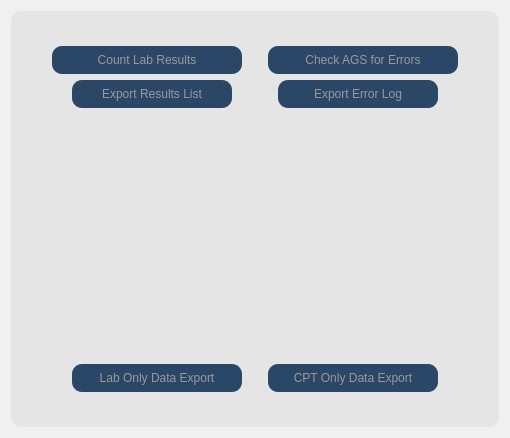
      <widget class="QWidget" name="tab_2">
       <property name="sizePolicy">
        <sizepolicy hsizetype="MinimumExpanding" vsizetype="MinimumExpanding">
         <horstretch>0</horstretch>
         <verstretch>0</verstretch>
        </sizepolicy>
       </property>
       <property name="minimumSize">
        <size>
         <width>400</width>
         <height>325</height>
        </size>
       </property>
       <property name="styleSheet">
        <string notr="true">QWidget {
	background: #f0f0f0;
	border: 0;
}</string>
       </property>
       <attribute name="title">
        <string>Count Results and Check Errors</string>
       </attribute>
       <layout class="QHBoxLayout" name="horizontalLayout_11">
        <item>
         <widget class="QFrame" name="frame">
          <property name="styleSheet">
           <string notr="true">QFrame {
	background: #e5e5e5;
	border-radius: 10px;
}</string>
          </property>
          <property name="frameShape">
           <enum>QFrame::StyledPanel</enum>
          </property>
          <property name="frameShadow">
           <enum>QFrame::Raised</enum>
          </property>
          <layout class="QHBoxLayout" name="horizontalLayout_8">
           <item>
            <layout class="QHBoxLayout" name="horizontalLayout">
             <property name="spacing">
              <number>6</number>
             </property>
             <property name="leftMargin">
              <number>6</number>
             </property>
             <property name="rightMargin">
              <number>6</number>
             </property>
             <item>
              <layout class="QVBoxLayout" name="verticalLayout_8">
               <property name="leftMargin">
                <number>6</number>
               </property>
               <property name="rightMargin">
                <number>6</number>
               </property>
               <item>
                <widget class="QGraphicsView" name="top_left_spacer_2">
                 <property name="maximumSize">
                  <size>
                   <width>10</width>
                   <height>20</height>
                  </size>
                 </property>
                 <property name="styleSheet">
                  <string notr="true">QGraphicsView {
    background: #e5e5e5;
	border: 0;
}</string>
                 </property>
                </widget>
               </item>
               <item>
                <layout class="QHBoxLayout" name="horizontalLayout_14">
                 <item>
                  <layout class="QHBoxLayout" name="horizontalLayout_15">
                   <item>
                    <spacer name="horizontalSpacer_22">
                     <property name="orientation">
                      <enum>Qt::Horizontal</enum>
                     </property>
                     <property name="sizeType">
                      <enum>QSizePolicy::MinimumExpanding</enum>
                     </property>
                     <property name="sizeHint" stdset="0">
                      <size>
                       <width>20</width>
                       <height>20</height>
                      </size>
                     </property>
                    </spacer>
                   </item>
                   <item>
                    <widget class="QPushButton" name="button_count_results">
                     <property name="enabled">
                      <bool>false</bool>
                     </property>
                     <property name="sizePolicy">
                      <sizepolicy hsizetype="Preferred" vsizetype="Maximum">
                       <horstretch>3</horstretch>
                       <verstretch>0</verstretch>
                      </sizepolicy>
                     </property>
                     <property name="minimumSize">
                      <size>
                       <width>150</width>
                       <height>28</height>
                      </size>
                     </property>
                     <property name="maximumSize">
                      <size>
                       <width>16777215</width>
                       <height>28</height>
                      </size>
                     </property>
                     <property name="font">
                      <font>
                       <family>Segoe UI</family>
                       <pointsize>9</pointsize>
                       <weight>50</weight>
                       <italic>false</italic>
                       <bold>false</bold>
                      </font>
                     </property>
                     <property name="styleSheet">
                      <string notr="true">QPushButton {
    border-radius: 10px;
	font: 9pt &quot;Segoe UI&quot;;
    background: #2b4768;
    color: white;
	padding:2px;
}

QPushButton:selected { 
    color: black;
}

QPushButton:hover { 
    background: #6bb7dd;
}

QPushButton:disabled { 
    color: #999999;
}</string>
                     </property>
                     <property name="text">
                      <string>Count Lab Results</string>
                     </property>
                    </widget>
                   </item>
                   <item>
                    <spacer name="horizontalSpacer_23">
                     <property name="orientation">
                      <enum>Qt::Horizontal</enum>
                     </property>
                     <property name="sizeType">
                      <enum>QSizePolicy::MinimumExpanding</enum>
                     </property>
                     <property name="sizeHint" stdset="0">
                      <size>
                       <width>20</width>
                       <height>20</height>
                      </size>
                     </property>
                    </spacer>
                   </item>
                   <item>
                    <widget class="QPushButton" name="button_ags_checker">
                     <property name="enabled">
                      <bool>false</bool>
                     </property>
                     <property name="sizePolicy">
                      <sizepolicy hsizetype="Preferred" vsizetype="Maximum">
                       <horstretch>3</horstretch>
                       <verstretch>0</verstretch>
                      </sizepolicy>
                     </property>
                     <property name="minimumSize">
                      <size>
                       <width>150</width>
                       <height>28</height>
                      </size>
                     </property>
                     <property name="maximumSize">
                      <size>
                       <width>16777215</width>
                       <height>28</height>
                      </size>
                     </property>
                     <property name="font">
                      <font>
                       <family>Segoe UI</family>
                       <pointsize>9</pointsize>
                       <weight>50</weight>
                       <italic>false</italic>
                       <bold>false</bold>
                      </font>
                     </property>
                     <property name="styleSheet">
                      <string notr="true">QPushButton {
    border-radius: 10px;
	font: 9pt &quot;Segoe UI&quot;;
    background: #2b4768;
    color: white;
	padding:2px;
}

QPushButton:selected { 
    color: black;
}

QPushButton:hover { 
    background: #6bb7dd;
}

QPushButton:disabled { 
    color: #999999;
}</string>
                     </property>
                     <property name="text">
                      <string>Check AGS for Errors</string>
                     </property>
                    </widget>
                   </item>
                   <item>
                    <spacer name="horizontalSpacer_24">
                     <property name="orientation">
                      <enum>Qt::Horizontal</enum>
                     </property>
                     <property name="sizeType">
                      <enum>QSizePolicy::MinimumExpanding</enum>
                     </property>
                     <property name="sizeHint" stdset="0">
                      <size>
                       <width>20</width>
                       <height>20</height>
                      </size>
                     </property>
                    </spacer>
                   </item>
                  </layout>
                 </item>
                </layout>
               </item>
               <item>
                <layout class="QHBoxLayout" name="horizontalLayout_17">
                 <item>
                  <layout class="QHBoxLayout" name="horizontalLayout_18">
                   <item>
                    <spacer name="horizontalSpacer_25">
                     <property name="orientation">
                      <enum>Qt::Horizontal</enum>
                     </property>
                     <property name="sizeHint" stdset="0">
                      <size>
                       <width>40</width>
                       <height>20</height>
                      </size>
                     </property>
                    </spacer>
                   </item>
                   <item>
                    <widget class="QPushButton" name="button_export_results">
                     <property name="enabled">
                      <bool>false</bool>
                     </property>
                     <property name="sizePolicy">
                      <sizepolicy hsizetype="Preferred" vsizetype="Maximum">
                       <horstretch>1</horstretch>
                       <verstretch>0</verstretch>
                      </sizepolicy>
                     </property>
                     <property name="minimumSize">
                      <size>
                       <width>145</width>
                       <height>28</height>
                      </size>
                     </property>
                     <property name="maximumSize">
                      <size>
                       <width>16777215</width>
                       <height>28</height>
                      </size>
                     </property>
                     <property name="font">
                      <font>
                       <family>Segoe UI</family>
                       <pointsize>9</pointsize>
                       <weight>50</weight>
                       <italic>false</italic>
                       <bold>false</bold>
                      </font>
                     </property>
                     <property name="styleSheet">
                      <string notr="true">QPushButton {
    border-radius: 10px;
	font: 9pt &quot;Segoe UI&quot;;
    background: #2b4768;
    color: white;
	padding: 2px;
}

QPushButton:selected { 
    color: black;
}

QPushButton:hover { 
    background: #6bb7dd;
}

QPushButton:disabled { 
    color: #999999;
}</string>
                     </property>
                     <property name="text">
                      <string>Export Results List</string>
                     </property>
                    </widget>
                   </item>
                   <item>
                    <spacer name="horizontalSpacer_5">
                     <property name="orientation">
                      <enum>Qt::Horizontal</enum>
                     </property>
                     <property name="sizeHint" stdset="0">
                      <size>
                       <width>40</width>
                       <height>20</height>
                      </size>
                     </property>
                    </spacer>
                   </item>
                   <item>
                    <widget class="QPushButton" name="button_export_error">
                     <property name="enabled">
                      <bool>false</bool>
                     </property>
                     <property name="sizePolicy">
                      <sizepolicy hsizetype="Preferred" vsizetype="Maximum">
                       <horstretch>1</horstretch>
                       <verstretch>0</verstretch>
                      </sizepolicy>
                     </property>
                     <property name="minimumSize">
                      <size>
                       <width>145</width>
                       <height>28</height>
                      </size>
                     </property>
                     <property name="maximumSize">
                      <size>
                       <width>16777215</width>
                       <height>28</height>
                      </size>
                     </property>
                     <property name="font">
                      <font>
                       <family>Segoe UI</family>
                       <pointsize>9</pointsize>
                       <weight>50</weight>
                       <italic>false</italic>
                       <bold>false</bold>
                      </font>
                     </property>
                     <property name="styleSheet">
                      <string notr="true">QPushButton {
    border-radius: 10px;
	font: 9pt &quot;Segoe UI&quot;;
    background: #2b4768;
    color: white;
	padding:2px;
}

QPushButton:selected { 
    color: black;
}

QPushButton:hover { 
    background: #6bb7dd;
}

QPushButton:disabled { 
    color: #999999;
}</string>
                     </property>
                     <property name="text">
                      <string>Export Error Log</string>
                     </property>
                    </widget>
                   </item>
                   <item>
                    <spacer name="horizontalSpacer_30">
                     <property name="orientation">
                      <enum>Qt::Horizontal</enum>
                     </property>
                     <property name="sizeHint" stdset="0">
                      <size>
                       <width>40</width>
                       <height>20</height>
                      </size>
                     </property>
                    </spacer>
                   </item>
                  </layout>
                 </item>
                </layout>
               </item>
               <item>
                <widget class="QGraphicsView" name="bot_right_spacer_3">
                 <property name="maximumSize">
                  <size>
                   <width>10</width>
                   <height>20</height>
                  </size>
                 </property>
                 <property name="styleSheet">
                  <string notr="true">QGraphicsView {
    background: #e5e5e5;
	border: 0;
}</string>
                 </property>
                </widget>
               </item>
               <item>
                <widget class="PandasView" name="listbox">
                 <property name="sizePolicy">
                  <sizepolicy hsizetype="MinimumExpanding" vsizetype="Expanding">
                   <horstretch>0</horstretch>
                   <verstretch>0</verstretch>
                  </sizepolicy>
                 </property>
                 <property name="frameShadow">
                  <enum>QFrame::Plain</enum>
                 </property>
                 <property name="lineWidth">
                  <number>10</number>
                 </property>
                 <property name="midLineWidth">
                  <number>10</number>
                 </property>
                 <property name="showGrid">
                  <bool>false</bool>
                 </property>
                 <attribute name="verticalHeaderVisible">
                  <bool>false</bool>
                 </attribute>
                </widget>
               </item>
               <item>
                <widget class="QGraphicsView" name="top_right_spacer_2">
                 <property name="maximumSize">
                  <size>
                   <width>10</width>
                   <height>20</height>
                  </size>
                 </property>
                 <property name="styleSheet">
                  <string notr="true">QGraphicsView {
    background: #e5e5e5;
	border: 0;
}</string>
                 </property>
                </widget>
               </item>
               <item>
                <layout class="QHBoxLayout" name="horizontalLayout_16">
                 <item>
                  <spacer name="horizontalSpacer_26">
                   <property name="orientation">
                    <enum>Qt::Horizontal</enum>
                   </property>
                   <property name="sizeHint" stdset="0">
                    <size>
                     <width>40</width>
                     <height>20</height>
                    </size>
                   </property>
                  </spacer>
                 </item>
                 <item>
                  <widget class="QPushButton" name="button_lab_only">
                   <property name="enabled">
                    <bool>false</bool>
                   </property>
                   <property name="sizePolicy">
                    <sizepolicy hsizetype="Preferred" vsizetype="Maximum">
                     <horstretch>2</horstretch>
                     <verstretch>0</verstretch>
                    </sizepolicy>
                   </property>
                   <property name="minimumSize">
                    <size>
                     <width>170</width>
                     <height>28</height>
                    </size>
                   </property>
                   <property name="maximumSize">
                    <size>
                     <width>16777215</width>
                     <height>28</height>
                    </size>
                   </property>
                   <property name="font">
                    <font>
                     <family>Segoe UI</family>
                     <pointsize>9</pointsize>
                     <weight>50</weight>
                     <italic>false</italic>
                     <bold>false</bold>
                    </font>
                   </property>
                   <property name="styleSheet">
                    <string notr="true">QPushButton {
    border-radius: 10px;
	font: 9pt &quot;Segoe UI&quot;;
    background: #2b4768;
    color: white;
	padding:2px;
}

QPushButton:selected { 
    color: black;
}

QPushButton:hover {
    background: #6bb7dd;
}

QPushButton:disabled { 
    color: #999999;
}</string>
                   </property>
                   <property name="text">
                    <string>Lab Only Data Export</string>
                   </property>
                  </widget>
                 </item>
                 <item>
                  <spacer name="horizontalSpacer_27">
                   <property name="orientation">
                    <enum>Qt::Horizontal</enum>
                   </property>
                   <property name="sizeHint" stdset="0">
                    <size>
                     <width>20</width>
                     <height>20</height>
                    </size>
                   </property>
                  </spacer>
                 </item>
                 <item>
                  <widget class="QPushButton" name="button_cpt_only">
                   <property name="enabled">
                    <bool>false</bool>
                   </property>
                   <property name="sizePolicy">
                    <sizepolicy hsizetype="Preferred" vsizetype="Maximum">
                     <horstretch>2</horstretch>
                     <verstretch>0</verstretch>
                    </sizepolicy>
                   </property>
                   <property name="minimumSize">
                    <size>
                     <width>170</width>
                     <height>28</height>
                    </size>
                   </property>
                   <property name="maximumSize">
                    <size>
                     <width>16777215</width>
                     <height>28</height>
                    </size>
                   </property>
                   <property name="font">
                    <font>
                     <family>Segoe UI</family>
                     <pointsize>9</pointsize>
                     <weight>50</weight>
                     <italic>false</italic>
                     <bold>false</bold>
                    </font>
                   </property>
                   <property name="styleSheet">
                    <string notr="true">QPushButton {
    border-radius: 10px;
	font: 9pt &quot;Segoe UI&quot;;
    background: #2b4768;
    color: white;
	padding:2px;
}

QPushButton:selected {
    color: black;
}

QPushButton:hover { 
    background: #6bb7dd;
}

QPushButton:disabled { 
    color: #999999;
}</string>
                   </property>
                   <property name="text">
                    <string>CPT Only Data Export</string>
                   </property>
                  </widget>
                 </item>
                 <item>
                  <spacer name="horizontalSpacer_28">
                   <property name="orientation">
                    <enum>Qt::Horizontal</enum>
                   </property>
                   <property name="sizeHint" stdset="0">
                    <size>
                     <width>40</width>
                     <height>20</height>
                    </size>
                   </property>
                  </spacer>
                 </item>
                </layout>
               </item>
               <item>
                <widget class="QGraphicsView" name="bot_left_spacer_2">
                 <property name="maximumSize">
                  <size>
                   <width>10</width>
                   <height>20</height>
                  </size>
                 </property>
                 <property name="styleSheet">
                  <string notr="true">QGraphicsView {
    background: #e5e5e5;
	border: 0;
}</string>
                 </property>
                </widget>
               </item>
              </layout>
             </item>
            </layout>
           </item>
          </layout>
         </widget>
        </item>
       </layout>
      </widget>
